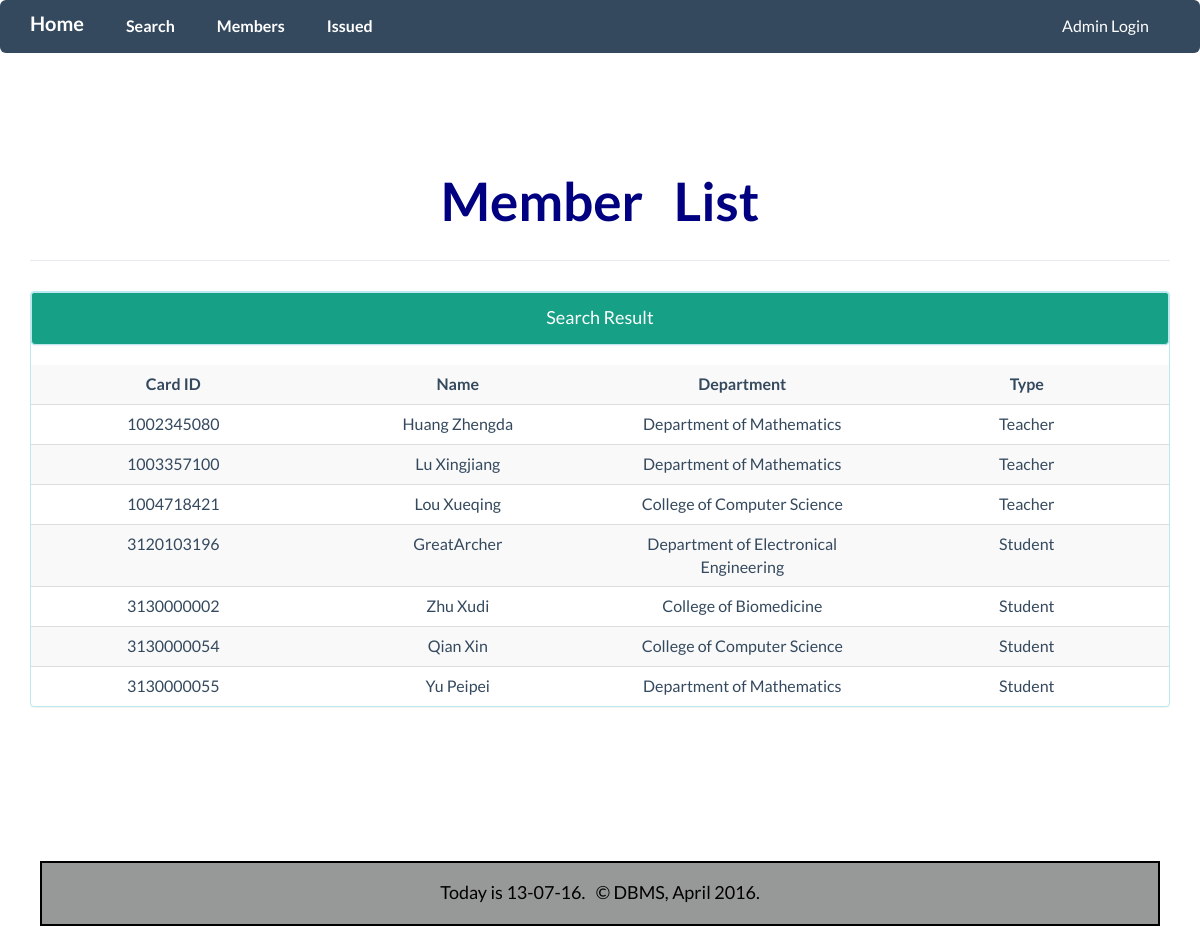
Screenshot of /memberregular.php with the database file from the repository.
### tables this page shows
CREATE TABLE `card` (
  `cid` char(10) NOT NULL,
  `cname` char(45) DEFAULT NULL,
  `department` char(45) DEFAULT NULL,
  `type` char(10) DEFAULT NULL,
  PRIMARY KEY (`cid`)
);

### memberregular.php (the view, shortened to what this page needs)
<html lang="en">
  <head>
    <link href="bootstrap/css/bootstrap.css" rel="stylesheet">
    <link href="css/flat-ui.css" rel="stylesheet">
  </head>
  <body style="background-image: url(text.jpg);">
    <?php include "navstudent.php" ?>
    <div class="container">
        <div class="col-sm-12 page-header" align="left">
          <h2 class="demo-headline" style="color:rgb(0,0,128);align-self: center;text-align: center;">
            Member &nbsp; List</h2>
        </div>
    </div>
    <div>
      <?php
            include "connectvar.php";
            $sql="SELECT * FROM card ORDER BY cid;";
            $arr=mysqli_query($con,$sql);
            if($arr)
            {
              echo "<div class='container'>";
              echo "<div class='panel panel-info'>";
              echo "<div class='panel panel-heading' align='center'>Search Result</div>";
              echo '<table class="table table-striped" >';
              echo '<tr>';
              echo  "<td width='25%' align='center' ><strong>Card ID</strong></th>";
              echo  "<td width='25%' align='center' ><strong>Name</strong></th>";
              echo  "<td width='25%' align='center' ><strong>Department</strong></th>";
              echo  "<td width='25%' align='center' ><strong>Type</strong></th>";
              echo '</tr>';
              while($val=mysqli_fetch_row($arr))
              {
                 echo "<tr >";
                  for($i=0;$i<count($val);$i++)
                  {
                          echo "<td align='center'>".$val[$i]."</td>";
                  }
                  echo "</tr>";
              }
              echo "</table></div></div></div>";
            }
            else echo "sql failed.".mysqli_errno($con)." ".mysqli_error($con)."";
      ?>
      <br><br><br><br>
    <?php include "footer.php"; ?>
  </body>
</html>

### navstudent.php (shortened to what this page needs)
<div class="navbar navbar-inverse " role="navigation">
  <div class="container">
    <div class="navbar-header">
      <a class="active navbar-brand" href="mainregular.php">Home</a>
    </div>
    <div class="collapse navbar-collapse">
      <ul class="nav navbar-nav">
        <li><a href="searchregular.php">Search</a></li>
        <li><a href="memberregular.php">Members</a></li>
        <li><a href="issuedregular.php">Issued</a></li>
      </ul>
      <p class="nav navbar-text navbar-right">
        <a href="login.php">Admin Login</a>
      </p>
    </div>
  </div>
</div>

### footer.php
<div id="footer">
  <div class="container">
  	<p style="color:#000000;border:2px solid black;background:#979898;margin:10px;padding:15px;align-self: center;text-align: center;">Today is <?php echo date("d-m-y");?>. &nbsp;&nbsp;&copy; DBMS, April 2016. </p>
  </div>
</div>

### rows the page displays
card: cid "1002345080", cname "Huang Zhengda", department "Department of Mathematics", type "Teacher"
card: cid "1003357100", cname "Lu Xingjiang", department "Department of Mathematics", type "Teacher"
card: cid "1004718421", cname "Lou Xueqing", department "College of Computer Science", type "Teacher"
card: cid "3120103196", cname "GreatArcher", department "Department of Electronical Engineering", type "Student"
card: cid "3130000002", cname "Zhu Xudi", department "College of Biomedicine", type "Student"
card: cid "3130000054", cname "Qian Xin", department "College of Computer Science", type "Student"
card: cid "3130000055", cname "Yu Peipei", department "Department of Mathematics", type "Student"
